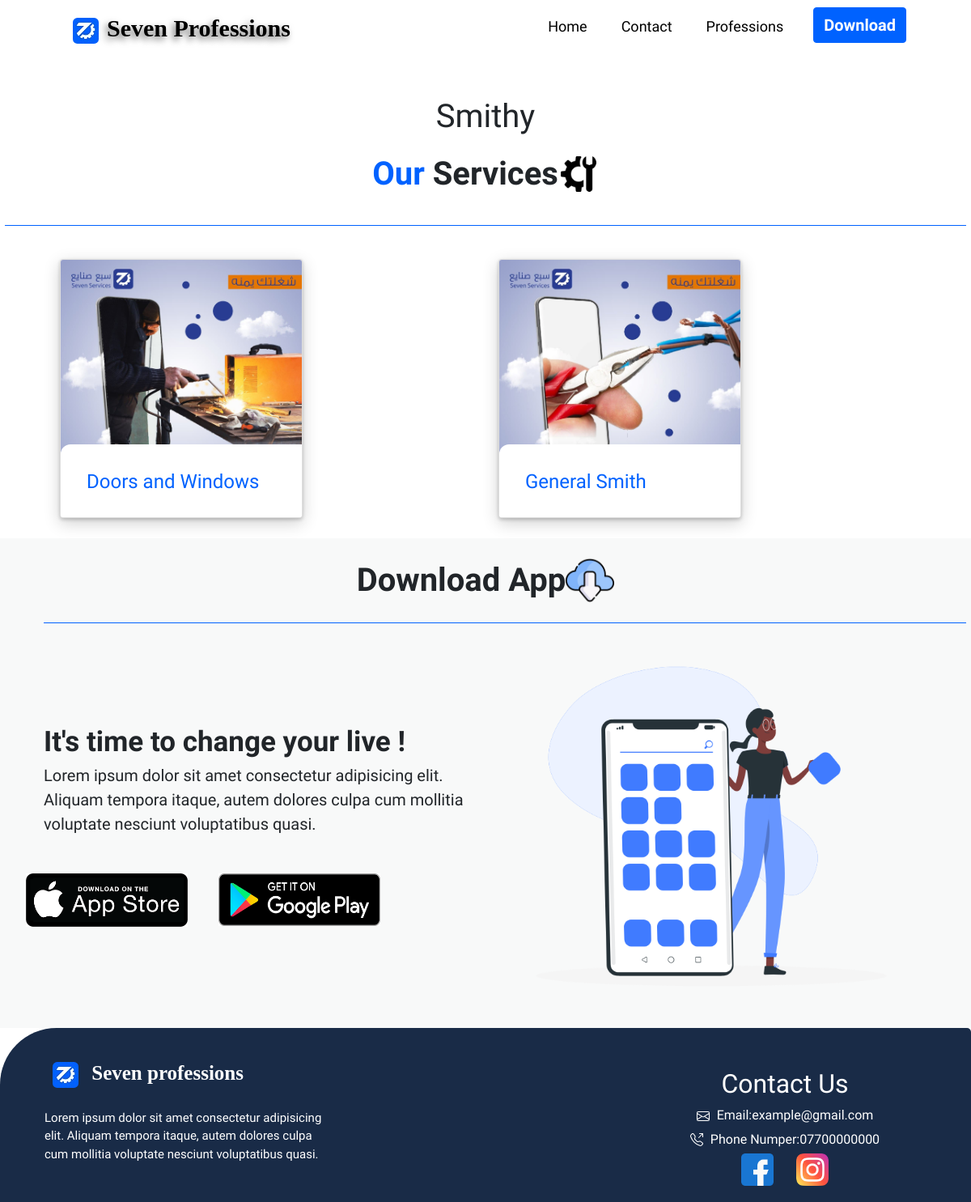
Page /serviceApp/ShowService/17 on the committed database.
### serviceApp/models.py (models this page shows, shortened)
class Category (models.Model):
    cat_name= models.CharField(max_length=250,verbose_name='Category Name')
    cat_image=models.ImageField(upload_to='Category_images/', verbose_name="Category Photo",null=True)
    cat_details=models.TextField(null=True, verbose_name='Category Detail')
    class Meta:
        verbose_name = 'Category'
        verbose_name_plural = 'Categories'

class Service (models.Model):
    serv_name = models.CharField(max_length=250, verbose_name='Service Name')
    serv_details=models.TextField(verbose_name='Service Detail')
    serv_Img = models.ImageField(upload_to='Service_images/',verbose_name='Service Photo', null=True)
    date = models.DateTimeField(auto_now=True,null=True,verbose_name='Date')
    serv_cat=models.ForeignKey(Category,on_delete=models.CASCADE, related_name='y', verbose_name='Service Category')
    class Meta:
        verbose_name = 'Service'
        verbose_name_plural = 'Services'

### serviceApp/views.py (the view)
# urls.py: path('ShowService/<id>', views.show_service, name='show-service'),
def show_service(request,id):
    ser_obj=Category.objects.get(id=id)
    service = Service.objects.filter(serv_cat=ser_obj)
    category_list = Category.objects.all()
    return render(request, 'serviceApp/ServiceView.html', {'ser_obj': ser_obj, 'service': service , 'category_list':category_list})

### serviceApp/templates/serviceApp/ServiceView.html (shortened to what this page needs)
{% extends 'serviceApp/layout/base2.html'%}
{% load static %}
{% block service_content%}
<div class="serviceInfo">
  <h1>{{ser_obj.cat_name}}</h1>
</div>
<h1 class="downloadWorld">
  <span style="color:#0062ff;">Our&nbsp;</span><span>Services</span>
  <img class="img2" src="{% static 'img/repair-tool.png' %}">
</h1>
<hr class="line container title text-center wow fadeIn">
<div class="servicess" >
  <div class="container">
    <div class="slide-container" >
      <div class="slide-content">
        <ul class="cards">
          {%for item in service %}
            <li>
              <a href="#" class="card">
                <img src="{{item.serv_Img.url}}" class="card__image" alt="" />
                <div class="card__overlay">
                  <div class="card__header">
                    <svg class="card__arc" xmlns="http://www.w3.org/2000/svg"><path /></svg>
                    <div class="card__header-text">
                      <h3 class="card__title">{{item.serv_name}}</h3>
                    </div>
                  </div>
                </div>
              </a>
            </li>
          {% empty %}
    <li class="text-center fs-4 fw-bold text-danger">Sorry, no Services Belong to {{ser_obj.cat_name}} .</li>
          {%endfor %}
        </ul>
      </div>
    </div>
  </div>
</div>
{%endblock service_content%}

### serviceApp/static/css/style.css (style rules this page uses)
* { outline: none; margin:0; padding: 0; box-sizing: border-box; font-family: 'Almarai', sans-serif !important; }
body { font-family: 'Cairo', sans-serif; font-family: 'Noto Serif', serif; }
hr { color: #0062ff; margin-top:0px; margin-bottom:10px; }
.servicessh1 h1 { margin-bottom:0px; }
.servicess { margin:0; display: flex; justify-content: center; align-items: center; min-height: auto; padding:5px; }
.img2 { width: 50px }
.downloadWorld { font-size: 40px; font-weight: 700; word-spacing: normal; padding:22px 15px; display:flex; flex-direction:row; justify-content:center; align-items:center; }
.line { color: #0062ff; width: 50%; }
.serviceInfo { display: flex; justify-content: center; flex-direction: column; align-items: center; padding-top: 5%; }

### serviceApp/static/css/style1.css (style rules this page uses)
.card { position :relative; border-radius: 25px; -webkit-border-radius: 25px; -moz-border-radius: 25px; -ms-border-radius: 25px; -o-border-radius: 25px; background : #fff; border : 4px solid #fff;; box-shadow: 0 2px 4px 0 rgba(0, 0, 0, 0.2), 0 6px 20px 0 rgba(0, 0, 0, 0.19); display: block; height: 320px; width: 300px; border-radius: calc(var(--curve) * 1px); overflow: hidden; text-decoration: none; transition: 0.2s ease-in; }
.slide-container { width : 100%; }
:root { --surface-color: #fff; --curve: 12; }
.cards { display: grid; grid-template-columns: repeat(auto-fit, minmax(300px, 1fr)); gap: 2rem; padding: 10px; list-style-type: none; margin:10px }
.card__image { width: 100%; height: auto; }
.card__arc { width: 80px; height: 80px; position: absolute; bottom: 100%; right: 0; z-index: 1; }
.card__title { font-size: 1.5em; margin-bottom: -3px; color: #0062ff; }
.card__overlay { position: absolute; bottom: 0; left: 0; right: 0; z-index: 1; border-radius: calc(var(--curve) * 1px); background-color: var(--surface-color); transform: translateY(100%); transition: .2s ease-in-out; }
.card__header { position: relative; display: flex; align-items: center; gap: 2em; padding: 2em; border-radius: calc(var(--curve) * 1px) 0 0 0; background-color: var(--surface-color); transform: translateY(-100%); transition: .2s ease-in-out; }

### serviceApp/static/css/BlogStyle.css (style rules this page uses)
* { outline: none; }

### rows in the picture
Category: cat_name "Smithy"
Service: serv_Img (picture), serv_name "Doors and Windows"
Service: serv_Img (picture), serv_name "General Smith"
